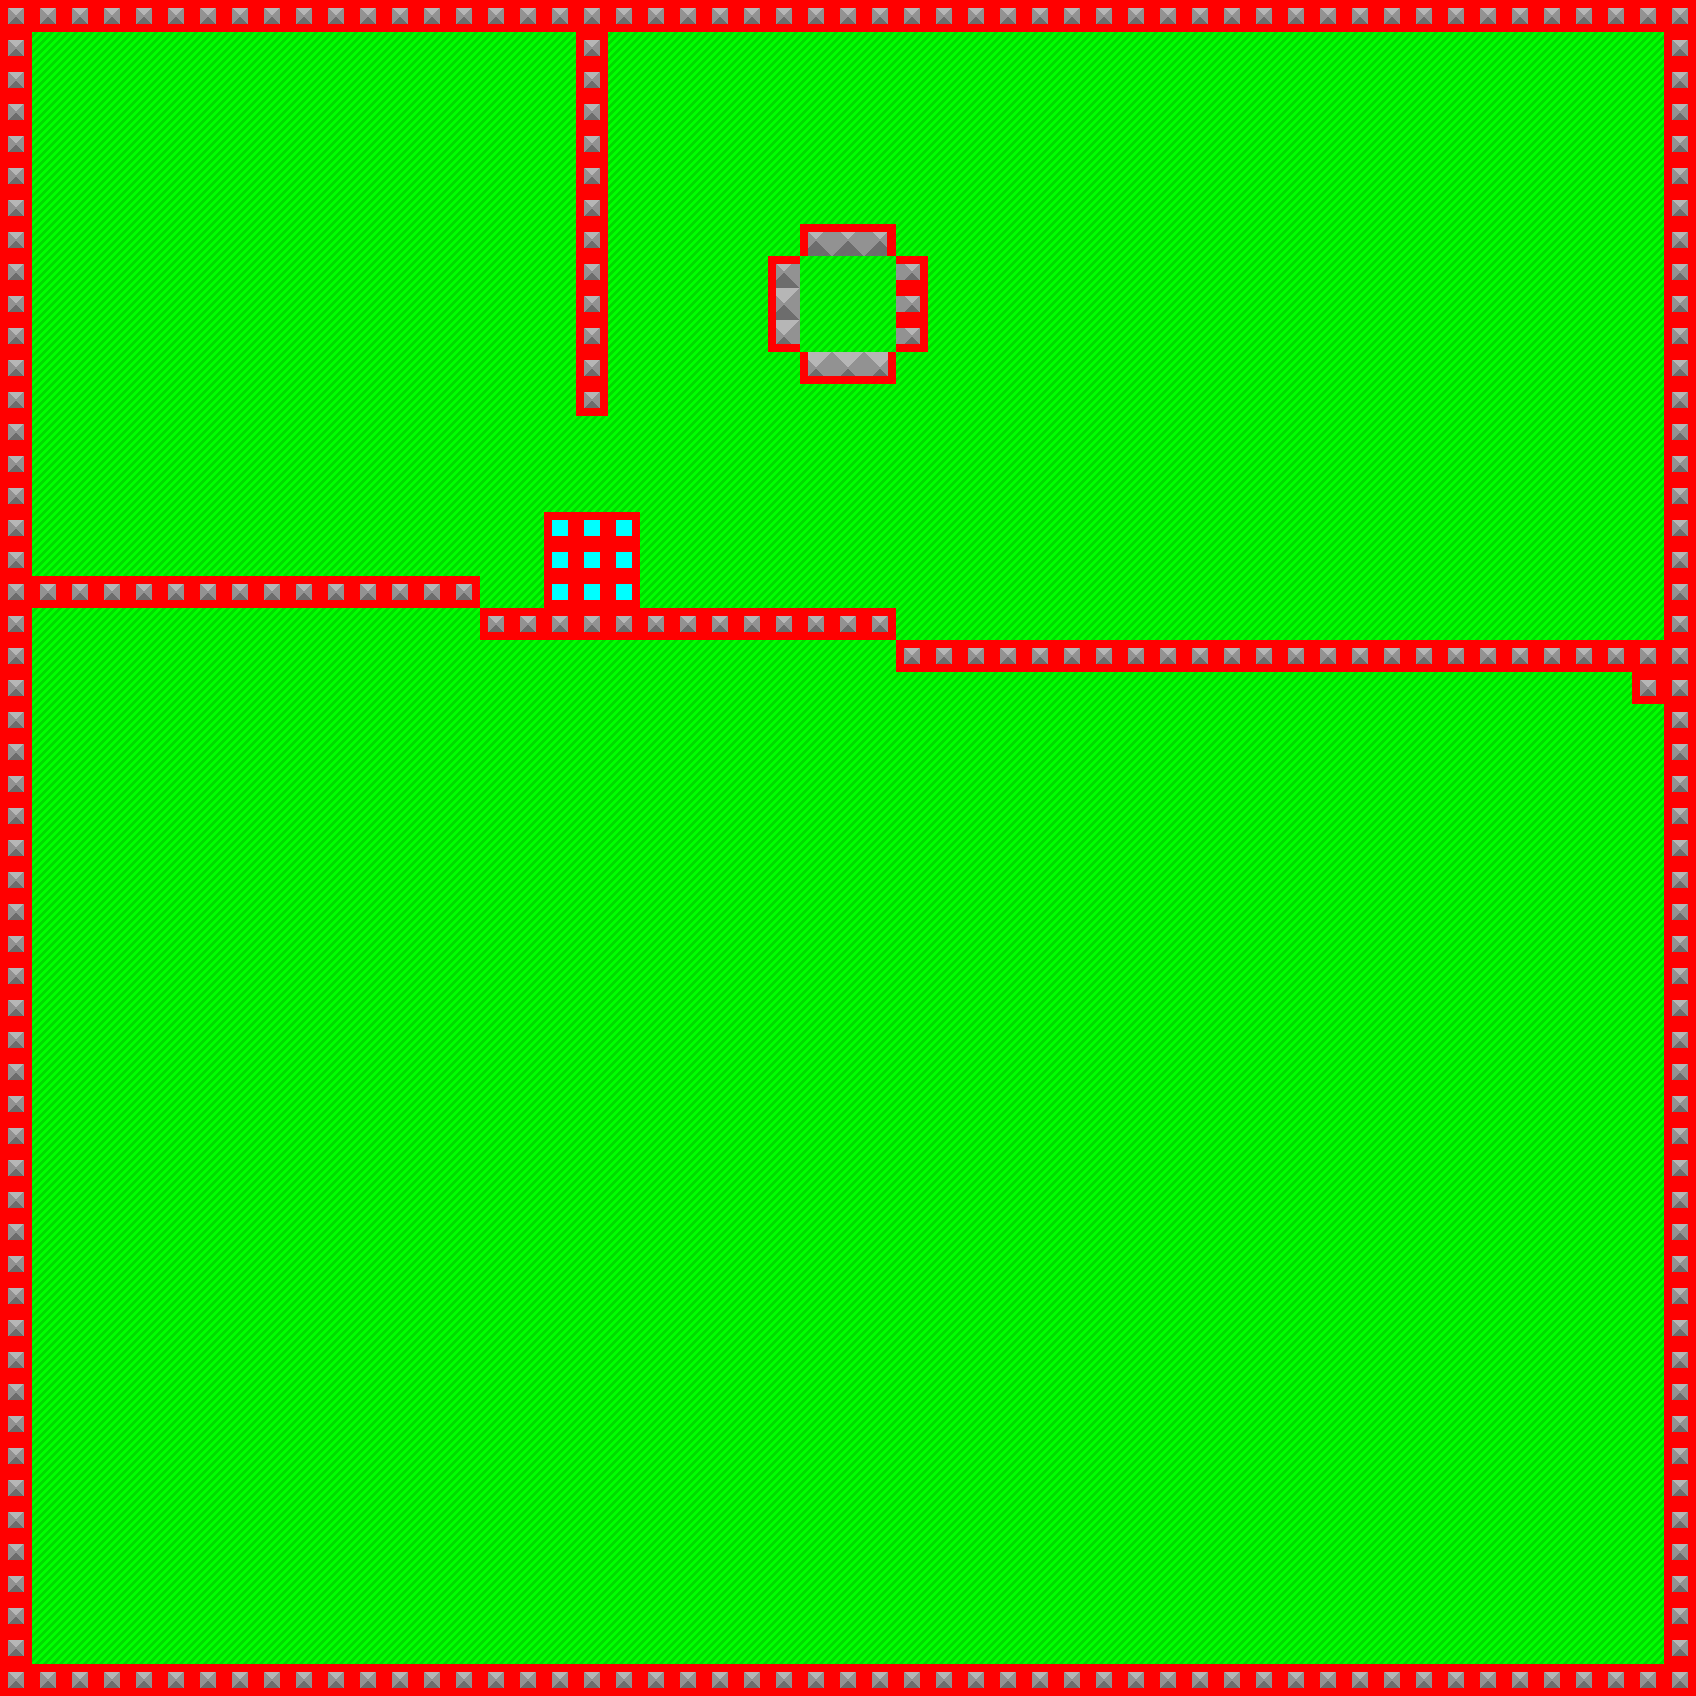

A level layout from a 2D game, rendered from its tile map. Below: a short description, then the map file with tile-grid data replaced by summaries:
An orthogonal 53x53 tile map with 32x32 px tiles, 3 tile layers (background, Tile Layer 1, collision), 2 tilesets and 2 objects.

<map version="1.0" orientation="orthogonal" width="53" height="53" tilewidth="32" tileheight="32">
 <properties>
  <property name="tileset" value="res/tileset.png" />
 </properties>
 <tileset firstgid="1" name="tileset" tilewidth="32" tileheight="32">
  <image source="tileset.png" width="256" height="32" />
 </tileset>
 <tileset firstgid="9" name="collision" tilewidth="32" tileheight="32">
  <image source="zz_collision.png" width="128" height="512" />
 </tileset>
 <layer name="background" width="53" height="53">
  <data>[2809 cells, 2809 non-empty, 1 distinct tile ids]</data>
 </layer>
 <layer name="Tile Layer 1" width="53" height="53">
  <data>[2809 cells, 2520 non-empty, 2 distinct tile ids]</data>
 </layer>
 <layer name="collision" width="53" height="53">
  <data>[2809 cells, 296 non-empty, 11 distinct tile ids]</data>
 </layer>
 <objectgroup name="Object Layer 1" width="53" height="53">
  <object x="160" y="128" width="32" height="32">
   <properties>
    <property name="ai" value="player" />
    <property name="sprite" value="res/player_spr.spr" />
   </properties>
  </object>
  <object x="480" y="128" width="32" height="32">
   <properties>
    <property name="ai" value="crawler" />
    <property name="sprite" value="res/player_spr.spr" />
   </properties>
  </object>
 </objectgroup>
</map>
